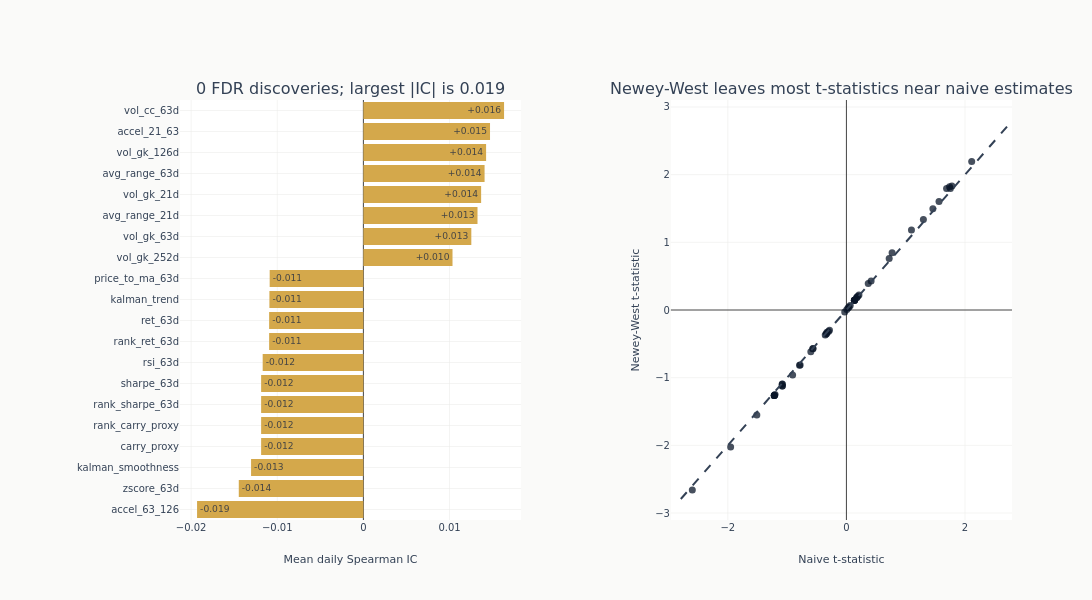

Source (notebook cell):
### Markdown cell above
The companion panel compares naive and Newey-West inference. Points near the
diagonal have little serial-correlation adjustment; departures show where it
matters for the significance screen.

### Code cell
fig.add_trace(
    go.Scatter(
        x=eval_summary["naive_t"],
        y=eval_summary["hac_t"],
        mode="markers",
        marker={"color": COLORS["blue"], "size": 7, "opacity": 0.75},
        text=eval_summary["feature"],
        showlegend=False,
    ),
    row=1,
    col=2,
)
finite_t = [
    abs(float(value))
    for column in ("naive_t", "hac_t")
    for value in eval_summary[column]
    if np.isfinite(value)
]
if finite_t:
    t_limit = max(finite_t) * 1.05
    fig.add_trace(
        go.Scatter(
            x=[-t_limit, t_limit],
            y=[-t_limit, t_limit],
            mode="lines",
            line={"color": COLORS["neutral"], "dash": "dash"},
            showlegend=False,
        ),
        row=1,
        col=2,
    )
fig.update_layout(height=600, width=1100, margin={"l": 180})
fig.update_xaxes(title_text="Mean daily Spearman IC", row=1, col=1)
fig.update_xaxes(title_text="Naive t-statistic", row=1, col=2)
fig.update_yaxes(title_text="Newey-West t-statistic", row=1, col=2)
fig.show()

### Figure 1 — Plotly figure (JSON) as saved in the notebook; plotly's stock layout.template omitted (floating-point values rounded to 4 significant figures)
{"data": [{"marker": {"color": ["#D4A84B", "#D4A84B", "#D4A84B", "#D4A84B", "#D4A84B", "#D4A84B", "#D4A84B", "#D4A84B", "#D4A84B", "#D4A84B", "#D4A84B", "#D4A84B", "#D4A84B", "#D4A84B", "#D4A84B", "#D4A84B", "#D4A84B", "#D4A84B", "#D4A84B", "#D4A84B"]}, "orientation": "h", "showlegend": false, "text": ["-0.019", "-0.014", "-0.013", "-0.012", "-0.012", "-0.012", "-0.012", "-0.012", "-0.011", "-0.011", "-0.011", "-0.011", "+0.010", "+0.013", "+0.013", "+0.014", "+0.014", "+0.014", "+0.015", "+0.016"], "textposition": "inside", "type": "bar", "x": [-0.01932, -0.01447, -0.01304, -0.01187, -0.01187, -0.01187, -0.01187, -0.0117, -0.01095, -0.01095, -0.01091, -0.01088, 0.01035, 0.01253, 0.01325, 0.01367, 0.01407, 0.01425, 0.01471, 0.01634], "xaxis": "x", "y": ["accel_63_126", "zscore_63d", "kalman_smoothness", "carry_proxy", "rank_carry_proxy", "rank_sharpe_63d", "sharpe_63d", "rsi_63d", "rank_ret_63d", "ret_63d", "kalman_trend", "price_to_ma_63d", "vol_gk_252d", "vol_gk_63d", "avg_range_21d", "vol_gk_21d", "avg_range_63d", "vol_gk_126d", "accel_21_63", "vol_cc_63d"], "yaxis": "y"}, {"marker": {"color": "#0a1628", "opacity": 0.75, "size": 7}, "mode": "markers", "showlegend": false, "text": ["accel_63_126", "vol_cc_63d", "accel_21_63", "zscore_63d", "vol_gk_126d", "avg_range_63d", "vol_gk_21d", "avg_range_21d", "kalman_smoothness", "vol_gk_63d", "carry_proxy", "rank_carry_proxy", "rank_sharpe_63d", "sharpe_63d", "rsi_63d", "rank_ret_63d", "ret_63d", "kalman_trend", "price_to_ma_63d", "vol_gk_252d", "ret_5d", "vol_cc_21d", "ret_42d", "channel_pos_126d", "usd_beta_21d", "kalman_slope", "channel_pos_63d", "arima_forecast", "vol_ratio_63_252", "mom_skip_recent", "arima_residual_zscore", "arima_residual", "kalman_innovation", "kalman_slope_zscore", "ret_10d", "price_to_ma_252d", "vol_ratio_21_63", "channel_pos_21d", "sharpe_126d", "ret_126d", "bollinger_pctb_21d", "rank_ret_21d", "ret_21d", "rsi_14d", "rank_sharpe_21d", "sharpe_21d", "usd_beta_63d", "ret_252d", "price_to_ma_21d", "zscore_21d", "zscore_126d"], "type": "scatter", "x": [-1.952, 2.113, 1.458, -1.511, 1.779, 1.753, 1.739, 1.689, -2.599, 1.562, -1.216, -1.216, -1.216, -1.216, -1.203, -1.081, -1.081, -1.083, -1.08, 1.298, -0.9071, 1.097, -0.7909, -0.7801, -0.5999, -0.5615, -0.5685, 0.7213, 0.7704, 0.4166, -0.3573, -0.3417, -0.3335, 0.3683, -0.3026, -0.285, -0.3279, 0.2114, 0.1919, 0.1719, 0.176, 0.1342, 0.1342, 0.139, 0.1356, 0.1356, 0.06435, 0.04367, 0.03064, -0.02827, 0.00731], "xaxis": "x2", "y": [-2.025, 2.194, 1.495, -1.55, 1.832, 1.796, 1.82, 1.795, -2.66, 1.602, -1.263, -1.263, -1.263, -1.263, -1.247, -1.122, -1.122, -1.095, -1.093, 1.336, -0.9592, 1.183, -0.8152, -0.8144, -0.6158, -0.5689, -0.5733, 0.7606, 0.8442, 0.4295, -0.3706, -0.356, -0.3472, 0.3925, -0.3192, -0.3, -0.3301, 0.2207, 0.2019, 0.1826, 0.1872, 0.1436, 0.1436, 0.1455, 0.145, 0.145, 0.0669, 0.04458, 0.03223, -0.03041, 0.007457], "yaxis": "y2"}, {"line": {"color": "#334155", "dash": "dash"}, "mode": "lines", "showlegend": false, "type": "scatter", "x": [-2.793, 2.793], "xaxis": "x2", "y": [-2.793, 2.793], "yaxis": "y2"}], "layout": {"annotations": [{"font": {"size": 16}, "showarrow": false, "text": "0 FDR discoveries; largest |IC| is 0.019", "x": 0.205, "xanchor": "center", "xref": "paper", "y": 1.0, "yanchor": "bottom", "yref": "paper"}, {"font": {"size": 16}, "showarrow": false, "text": "Newey-West leaves most t-statistics near naive estimates", "x": 0.795, "xanchor": "center", "xref": "paper", "y": 1.0, "yanchor": "bottom", "yref": "paper"}], "height": 600, "margin": {"l": 180}, "width": 1100, "xaxis": {"anchor": "y", "domain": [0.0, 0.41], "title": {"text": "Mean daily Spearman IC"}}, "xaxis2": {"anchor": "y2", "domain": [0.59, 1.0], "title": {"text": "Naive t-statistic"}}, "yaxis": {"anchor": "x", "domain": [0.0, 1.0]}, "yaxis2": {"anchor": "x2", "domain": [0.0, 1.0], "title": {"text": "Newey-West t-statistic"}}}}
